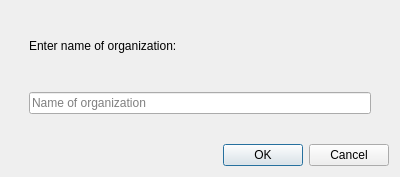
<?xml version="1.0" encoding="UTF-8"?>
<ui version="4.0">
 <class>OrgDialog</class>
 <widget class="QDialog" name="OrgDialog">
  <property name="geometry">
   <rect>
    <x>0</x>
    <y>0</y>
    <width>400</width>
    <height>177</height>
   </rect>
  </property>
  <property name="minimumSize">
   <size>
    <width>400</width>
    <height>177</height>
   </size>
  </property>
  <property name="maximumSize">
   <size>
    <width>400</width>
    <height>177</height>
   </size>
  </property>
  <property name="windowTitle">
   <string>Dialog</string>
  </property>
  <layout class="QVBoxLayout" name="verticalLayout">
   <item>
    <widget class="QWidget" name="widget_3" native="true">
     <layout class="QVBoxLayout" name="verticalLayout_2">
      <item>
       <widget class="QWidget" name="widget_2" native="true">
        <layout class="QGridLayout" name="gridLayout">
         <item row="0" column="0">
          <widget class="QLabel" name="new_organization_text">
           <property name="layoutDirection">
            <enum>Qt::LeftToRight</enum>
           </property>
           <property name="autoFillBackground">
            <bool>false</bool>
           </property>
           <property name="text">
            <string>Enter name of organization:</string>
           </property>
           <property name="alignment">
            <set>Qt::AlignLeading|Qt::AlignLeft|Qt::AlignVCenter</set>
           </property>
          </widget>
         </item>
        </layout>
       </widget>
      </item>
      <item>
       <widget class="QWidget" name="widget" native="true">
        <layout class="QVBoxLayout" name="verticalLayout_3">
         <item>
          <widget class="QLineEdit" name="new_organization_line_edit">
           <property name="placeholderText">
            <string>Name of organization</string>
           </property>
          </widget>
         </item>
        </layout>
       </widget>
      </item>
     </layout>
    </widget>
   </item>
   <item>
    <widget class="QDialogButtonBox" name="page_BTN">
     <property name="orientation">
      <enum>Qt::Horizontal</enum>
     </property>
     <property name="standardButtons">
      <set>QDialogButtonBox::Cancel|QDialogButtonBox::Ok</set>
     </property>
    </widget>
   </item>
  </layout>
 </widget>
 <resources/>
 <connections>
  <connection>
   <sender>page_BTN</sender>
   <signal>accepted()</signal>
   <receiver>OrgDialog</receiver>
   <slot>accept()</slot>
   <hints>
    <hint type="sourcelabel">
     <x>248</x>
     <y>254</y>
    </hint>
    <hint type="destinationlabel">
     <x>157</x>
     <y>274</y>
    </hint>
   </hints>
  </connection>
  <connection>
   <sender>page_BTN</sender>
   <signal>rejected()</signal>
   <receiver>OrgDialog</receiver>
   <slot>reject()</slot>
   <hints>
    <hint type="sourcelabel">
     <x>316</x>
     <y>260</y>
    </hint>
    <hint type="destinationlabel">
     <x>286</x>
     <y>274</y>
    </hint>
   </hints>
  </connection>
 </connections>
</ui>
